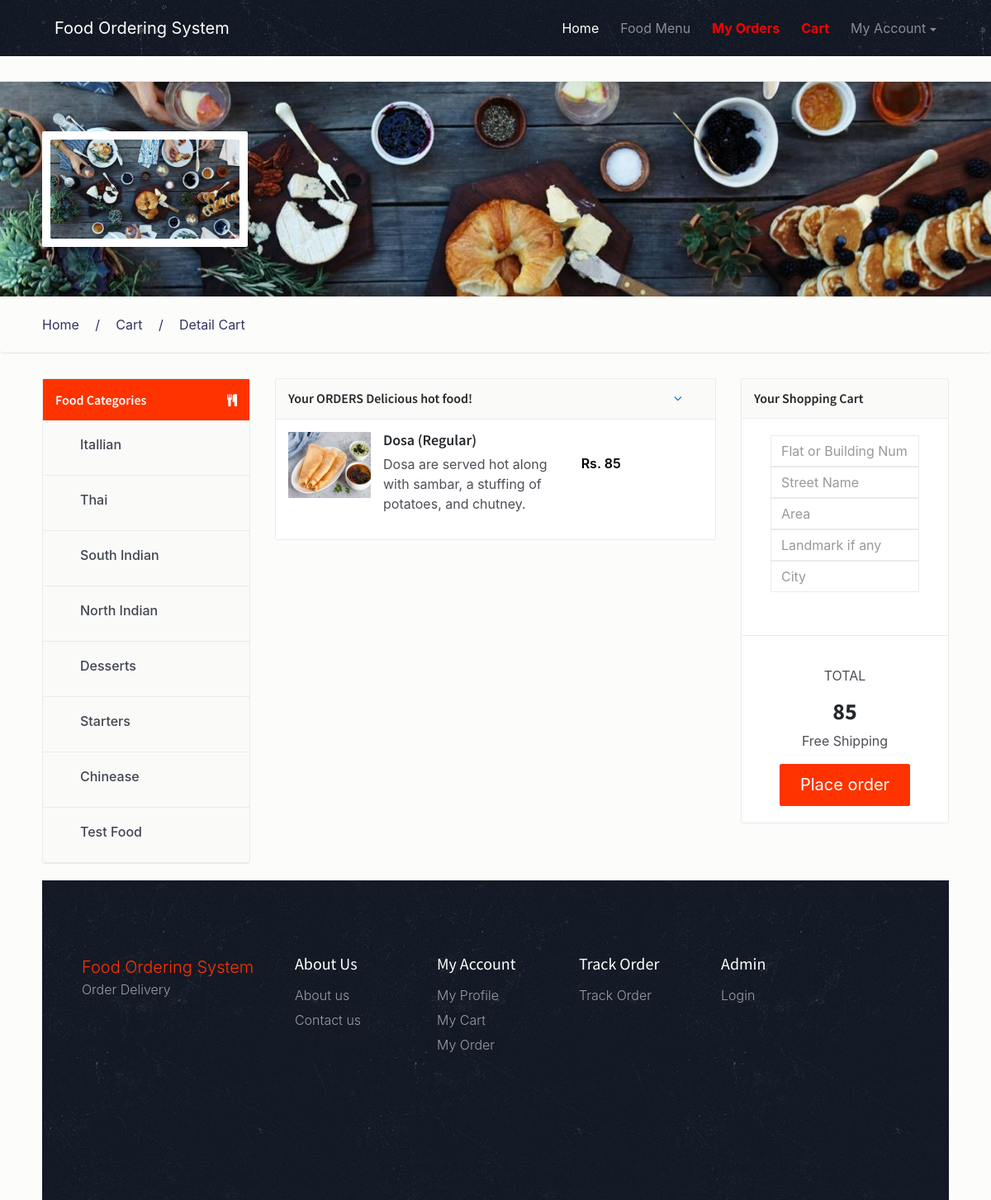
Screenshot of /fos/cart.php (signed in) with the database file from the repository.
### tables this page shows
CREATE TABLE `tblcategory` (
  `ID` int(5) NOT NULL,
  `CategoryName` varchar(120) DEFAULT NULL,
  `CreationDate` timestamp NULL DEFAULT CURRENT_TIMESTAMP
);

CREATE TABLE `tblorders` (
  `ID` int(11) NOT NULL,
  `UserId` char(10) DEFAULT NULL,
  `FoodId` char(10) DEFAULT NULL,
  `IsOrderPlaced` int(11) DEFAULT NULL,
  `OrderNumber` char(100) DEFAULT NULL
);

CREATE TABLE `tblfood` (
  `ID` int(10) NOT NULL,
  `CategoryName` varchar(120) DEFAULT NULL,
  `ItemName` varchar(120) DEFAULT NULL,
  `ItemPrice` varchar(120) DEFAULT NULL,
  `ItemDes` varchar(500) DEFAULT NULL,
  `Image` varchar(120) DEFAULT NULL,
  `ItemQty` varchar(120) DEFAULT NULL
);

### fos/cart.php (the view, shortened to what this page needs)
<?php
include_once('includes/dbconnection.php');
if (strlen($_SESSION['fosuid']==0)) {
  header('location:logout.php');
  } else{
    ?>
<!DOCTYPE html>
<html lang="en">
<head>
    <link href="css/bootstrap.min.css" rel="stylesheet">
    <link href="css/font-awesome.min.css" rel="stylesheet">
    <link href="css/animsition.min.css" rel="stylesheet">
    <link href="css/animate.css" rel="stylesheet">
    <link href="css/style.css" rel="stylesheet"> </head>
<body>
    <div class="site-wrapper animsition" data-animsition-in="fade-in" data-animsition-out="fade-out">
        <header id="header" class="header-scroll top-header headrom">
          <?php include_once('includes/header.php');?>
        </header>
        <div class="page-wrapper">
            <div class="top-links">
            </div>
            <section class="inner-page-hero bg-image" data-image-src="images/decouvrez-l-experience-food-d-airbnb.jpg">
                <div class="profile">
                    <div class="container">
                        <div class="row">
                            <div class="col-xs-12 col-sm-12  col-md-4 col-lg-4 profile-img">
                                <div class="image-wrap">
                                    <figure><img src="images/decouvrez-l-experience-food-d-airbnb.jpg" alt="Profile Image"></figure>
                                </div>
                            </div>
                            <div class="col-xs-12 col-sm-12 col-md-8 col-lg-8 profile-desc">
                            </div>
                        </div>
                    </div>
                </div>
            </section>
            <div class="breadcrumb">
                <div class="container">
                    <ul>
                        <li><a href="index.php" class="active">Home</a></li>
                        <li><a href="cart.php">Cart</a></li>
                        <li>Detail Cart</li>
                    </ul>
                </div>
            </div>
            <div class="container m-t-30">
                <div class="row">
                    <div class="col-xs-12 col-sm-4 col-md-4 col-lg-3">
                        <div class="sidebar clearfix m-b-20">
                            <div class="main-block">
                                <div class="sidebar-title white-txt">
                                    <h6>Food Categories</h6> <i class="fa fa-cutlery pull-right"></i> </div>
                                    <?php
      $query=mysqli_query($con,"select * from  tblcategory");
              while($row=mysqli_fetch_array($query))
              {
              ?>
                               <ul>
                                            <li>
                                                <label class="custom-control custom-checkbox">
                                                    <span class="custom-control-description"><a href="viewfood-categorywise.php?catid=<?php echo $row['CategoryName'];?>"><?php echo $row['CategoryName'];?></a></span> </label>
                                            </li>
                                        </ul>
                                        <?php } ?>
                                <div class="clearfix"></div>
                            </div>
                        </div>
                    </div>
                    <div class="col-xs-12 col-sm-8 col-md-8 col-lg-6">
                        <div class="menu-widget m-b-30">
                            <div class="widget-heading">
                                <h3 class="widget-title text-dark">
                              Your ORDERS Delicious hot food! <a class="btn btn-link pull-right" data-toggle="collapse" href="#popular" aria-expanded="true">
                              <i class="fa fa-angle-down pull-right"></i>
                              </a>
                           </h3>
                                <div class="clearfix"></div>
                            </div>
                            <div class="collapse in" id="1">
                                <div class="food-item white">
<?php
$userid= $_SESSION['fosuid'];
$query=mysqli_query($con,"select tblfood.Image,tblfood.ItemName,tblfood.ItemDes,tblfood.ItemPrice,tblfood.ItemQty,tblorders.FoodId from tblorders join tblfood on tblfood.ID=tblorders.FoodId where tblorders.UserId='$userid' and tblorders.IsOrderPlaced is null");
$num=mysqli_num_rows($query);
if($num>0){
while ($row=mysqli_fetch_array($query)) {
?>
                                    <div class="row">
                                        <div class="col-xs-12 col-sm-12 col-lg-8">
                                            <div class="rest-logo pull-left">
                                                <a class="restaurant-logo pull-left" href="#"><img src="admin/itemimages/<?php echo $row['Image']?>" width="100" height="80" alt="<?php echo $row['ItemName']?>"></a>
                                            </div>
                                            <div class="rest-descr">
<h6><a href="food-detail.php?fid=<?php echo $_SESSION['fid']=$row['FoodId'];?>"><?php echo $row['ItemName']?> (<?php echo $row['ItemQty']?>) </a></h6>
                                                <p> <?php echo $row['ItemDes']?></p>
                                            </div>
                                        </div>
                                        <div class="col-xs-12 col-sm-12 col-lg-4 pull-right item-cart-info"> <span class="price pull-left">Rs. <?php echo $total=$row['ItemPrice']?></span></div>
                                    </div>
                                <?php
$grandtotal+=$total;
                            }
} else {
    echo "You cart is empty.";
}
                            ?>
                                </div>
                            </div>
                        </div>
                    </div>
                    <?php if($num>0){?>
                        <form method="post">
                    <div class="col-xs-12 col-md-12 col-lg-3">
                        <div class="sidebar-wrap">
                            <div class="widget widget-cart">
                                <div class="widget-heading">
                                    <h3 class="widget-title text-dark">
                                 Your Shopping Cart
                              </h3>
                                    <div class="clearfix"></div>
                                </div>
                                <div class="order-row bg-white">
                                    <div class="widget-body">
                                        <div class="form-group row no-gutter">
                                            <div class="col-lg-12">
<input type="text" name="flatbldgnumber"  placeholder="Flat or Building Number" class="form-control" required="true">
<input type="text" name="streename" placeholder="Street Name" class="form-control" required="true">
<input type="text" name="area"  placeholder="Area" class="form-control" required="true">
<input type="text" name="landmark" placeholder="Landmark if any" class="form-control">
<input type="text" name="city" placeholder="City" class="form-control">
                                        </div>
                                    </div>
                                </div>
                                <hr />
                                <div class="widget-body">
                                    <div class="price-wrap text-xs-center">
                                        <p>TOTAL</p>
                                        <h3 class="value"><strong><?php echo $grandtotal;?></strong></h3>
                                        <p>Free Shipping</p>
                                        <button  type="submit" name="placeorder" class="btn theme-btn btn-lg">Place order</button>
                                    </div>
                                </div>
                            </div>
                        </div>
                    </div>
                </div>
            </form>
            <?php } ?>
            </div>
        <?php include('includes/footer.php');?>
        </div>
    </div>
</body>
</html>
<?php } ?>

### fos/css/style.css (style rules this page uses)
body { background: rgba(252, 251, 249, 0.68); font-size: 16px; color: #4d4f56; font-weight: 400; overflow-x: hidden; }
.h1, .h2, .h3, .h4, .h5, .h6, h1, h2, h3, h4, h5, h6 { font-family: "Source Sans Pro", sans-serif; color: #25282b; }
a { color: #f30; }
ul { list-style-type: none; padding: 0; }
hr { margin-top: 1rem; margin-bottom: 1rem; border: 0; border-top: 1px solid #eaebeb; }
.container { max-width: 1270px; width: 94%; }
.row.no-gutter { margin-left: 0; margin-right: 0; }
.page-wrapper { padding-top: 68px; }
.custom-control { padding-left: 30px; }
.form-control { border: 1px solid #eaebeb; border-radius: 2px; }
.form-control-lg, .dropdown-menu, .btn, .btn-group-lg>.btn, .btn-lg, .img-rounded { border-radius: 2px }
.btn { transition: all .4s; }
.theme-btn { background-color: #f30; border-color: #f30; color: #fff }
.theme-btn-dash:hover, .theme-btn, .theme-btn.btn-lg:hover, .btn-secondary:hover { background-color: #f30; color: #fff; border: 1px solid #f30 }
.bg-white { background-color: #fff }
.m-b-20 { margin-bottom: 20px; }
.m-b-30 { margin-bottom: 30px; }
.m-t-30 { margin-top: 30px; }
#header { position: fixed; width: 100%; border: 0; z-index: 99; }
.top-links { padding: 15px 0; border-bottom: 1px solid #eaebeb; }
.inner-page-hero { padding-top: 5%; padding-bottom: 5%; }
.image-wrap { border-radius: 2px; padding: 10px; float: left; background: #fff; }
.image-wrap figure { background: #FFF; border-radius: 2px; display: block; overflow: hidden; float: left; margin-bottom: 0; }
.image-wrap figure img { max-width: 100%; display: block }
.profile-img { width: 24.7%; }
.breadcrumb { background: transparent; padding: 22px 0; border-bottom: 1px solid #e6e6e6; }
.breadcrumb ul li { display: inline-block; margin-right: 40px; position: relative; }
.breadcrumb ul li:before { position: absolute; left: -25px; top: 0; content: "/"; }
.breadcrumb ul li:first-child:before { content: none; }
.breadcrumb ul li a, .breadcrumb ul li { color: #333366; }
.breadcrumb ul, .breadcrumb { margin-bottom: 0; }
.sidebar { border: 1px solid #eaebeb; background: #fafaf8; border-radius: 3px; }
.widget { border: 1px solid #eaebeb; background: #fafaf8; border-radius: 3px; margin-bottom: 20px; }
.widget-heading { padding: 15px; color: #fff; border-radius: 3px; border-bottom: 1px solid #eaebeb; }
.menu-widget .widget-heading { border-bottom: none }
.widget-heading .widget-title { font-size: 16px; font-weight: 600; float: left; margin-top: 0; margin-bottom: 0; width: 100%; }
.widget-heading .widget-title .btn { padding: 0px 24px; }
.sidebar-title { padding: 15px 15px 15px; background: #f30; float: left; width: 100%; }
.sidebar-title h6 { float: left; margin-bottom: 0; color: #fff; font-size: 16px; font-weight: 600; line-height: 20px; }
.sidebar-title i { float: right; color: #fff; font-size: 15px; margin-top: 3px; }
.main-block ul li { line-height: 28px; font-weight: 300; display: block; border-bottom: 1px solid #eaebeb; font-weight: 500; color: #414551; }
.main-block ul li a { color: #414551; display: block; font-weight: 500; padding: 15px; }
.main-block ul { float: left; width: 100%; margin-bottom: 0; }
.main-block ul li:first-of-type { border-top: none }
.menu-widget, .widget { border: 1px solid #eaebeb; background: #fafaf8; border-radius: 2px; position: relative; }
.widget-body { padding: 20px; }
.menu-widget .food-item { padding: 15px }
.menu-widget .food-item:first-of-type { border-bottom: none }
.menu-widget .food-item .restaurant-logo { max-width: 100px; height: auto; display: block; }
.menu-widget .food-item .restaurant-logo img { max-width: 100%; display: block }
.menu-widget .food-item:first-of-type { border-top: 1px solid #eaebeb; }
.menu-widget .food-item:last-of-type { border-bottom: transparent }
.menu-widget .food-item.white { background-color: #fff }
.menu-widget .food-item .rest-descr { padding-left: 115px; padding-top: 0; }
.menu-widget .food-item .rest-descr h6 a { color: #25282b; font-size: 18px; font-weight: 600; }
.menu-widget .food-item .item-cart-info { padding-top: 20px }
.menu-widget .food-item .price { font-weight: 600; color: #000; position: relative; margin-top: 6px; }
.order-row .form-control { border-radius: 0; }
.order-row { border-bottom: 1px solid #eaebeb }
.order-row:last-of-type { border-bottom: none }

### rows the page displays
tblcategory: CategoryName "Itallian"
tblcategory: CategoryName "Thai"
tblcategory: CategoryName "South Indian"
tblcategory: CategoryName "North Indian"
tblcategory: CategoryName "Desserts"
tblcategory: CategoryName "Starters"
tblcategory: CategoryName "Chinease"
tblcategory: CategoryName "Test Food"
tblorders: FoodId.Image (picture), FoodId.ItemName "Dosa", FoodId.ItemQty "Regular", FoodId.ItemDes "Dosa are served hot along with sambar, a stuffing of potatoes, and chutney.", FoodId.ItemPrice "85"

### other values shown
$grandtotal "85"
